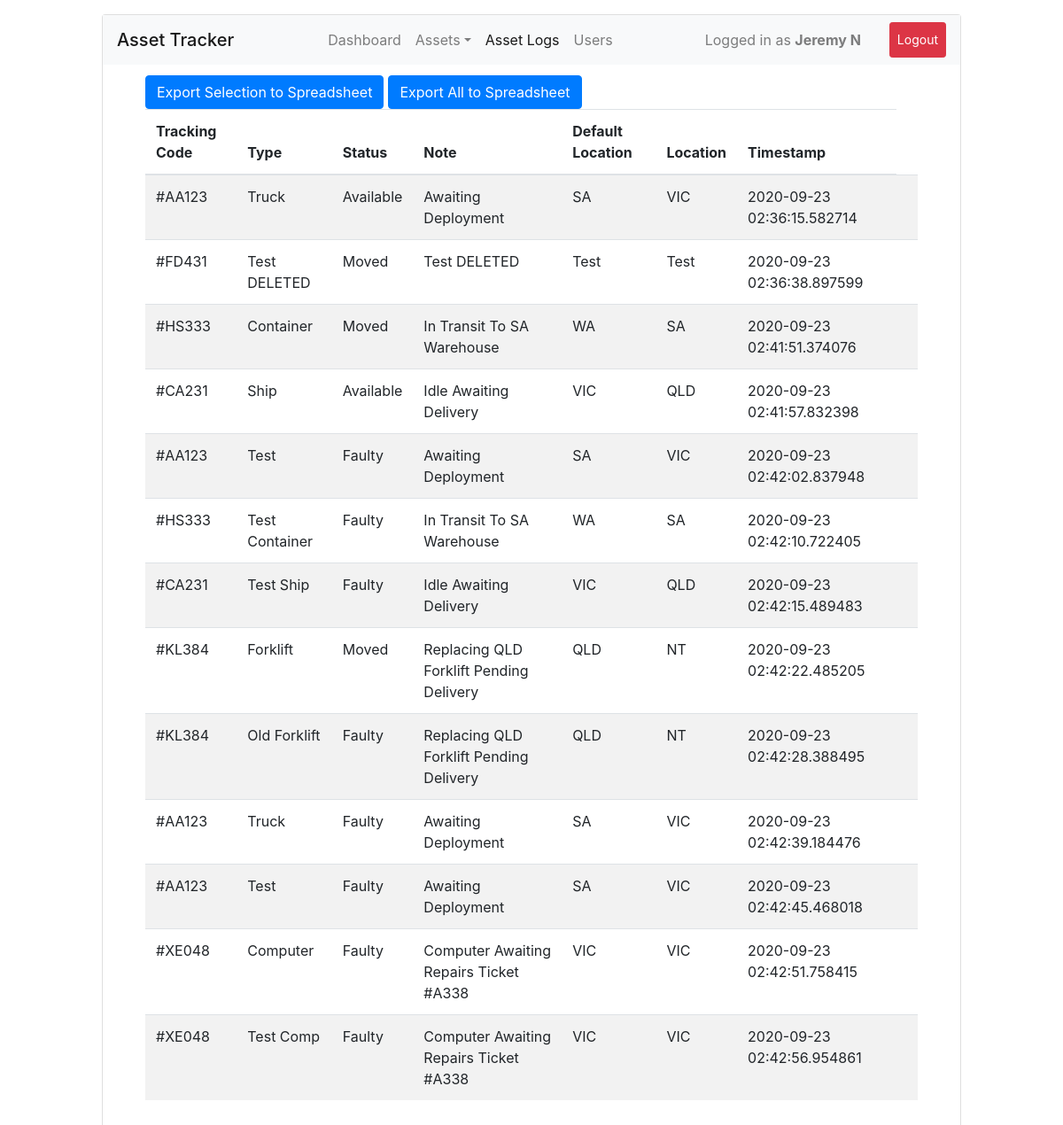
The app's page /logs (signed in) with its own data.
### db.py (models this page shows, shortened)
class User(db.Model):
	id = db.Column(db.Integer, primary_key=True)
	username = db.Column(db.String(50), unique=True, nullable=False)
	password = db.Column(db.String(120), nullable=False)
	name = db.Column(db.String(120), nullable=False)
	active = db.Column(db.Boolean, default=False)

class AssetStatusLog(db.Model):
	id = db.Column(db.Integer, primary_key=True)
	type = db.Column(db.String(50), nullable=False)
	ass_id = db.Column(db.String(20), db.ForeignKey('assets.tracking_code'), nullable=False)
	status = db.Column(db.String(255), nullable=False)
	note = db.Column(db.Text, nullable=False)
	location = db.Column(db.String(255), nullable=False)
	def_location = db.Column(db.String(255), nullable=False)
	timestamp = db.Column(db.DateTime,default=datetime.utcnow, nullable=False)

### ui.py (the view)
@ui.route('/logs', methods=['GET'])
@login_required
def ui_logs():
	return render_template('logs.html')

### ui.py (called while the page is built)
def login_required(func):
	@wraps(func)
	def wrapper(*args, **kwargs):
		uid = session.get('user')
		if not uid:
			return redirect(url_for('ui.ui_login'))
		u = User.query.filter_by(id=int(uid), active=True).first()
		if not u:
			return redirect(url_for('ui.ui_login'))
		g.user = u
		return func(*args, **kwargs)
	return wrapper

### templates/logs.html (shortened to what this page needs)
{% extends "main.html" %}
{% block content %}
<div class="card">
	<div class="card-block pb-1">
		<nav class="navbar navbar-expand navbar-light bg-light">
			<span class="navbar-brand mb-0 h1">Asset Tracker</span>
			<div class="collapse navbar-collapse justify-content-end">
				<div class="navbar-nav">
					<a class="nav-item nav-link" href="{{ url_for('ui.ui_index') }}">Dashboard</a>
					<div class="nav-item dropdown">
						<a class="nav-link dropdown-toggle" data-toggle="dropdown" href="#" role="button" aria-haspopup="true" aria-expanded="false">Assets</a>
                    </div>
                    <a class="nav-item nav-link active" href="{{ url_for('ui.ui_logs') }}">Asset Logs</a>
					<a class="nav-item nav-link" href="{{ url_for('ui.ui_users') }}">Users</a>
					<span class="px-5"></span>
					<div class="nav-item py-2 navbar-text">Logged in as <span class="font-weight-bold">{{ g.user.name }}</span></div>
					<span class="px-3"></span>
					<a class="nav-item btn btn-danger btn-sm py-2 text-white" href="{{ url_for('api.logout_user') }}">Logout</a>
				</div>
			</div>
		</nav>
	</div>
	<div class="card-block pt-2">
		<div class="row px-5">
			<div class="col-12">
				<table id="assetTable" class="table table-striped" width="100%">
					<thead>
						<tr>
							<th scope="col">Tracking Code</th>
							<th scope="col">Type</th>
							<th scope="col">Status</th>
							<th scope="col">Note</th>
							<th scope="col">Default Location</th>
                            <th scope="col">Location</th>
                            <th scope="col">Timestamp</th>
						</tr>
					</thead>
					<tbody>
						{% for a in get_asset_log() %}
							<tr style="text-transform: capitalize;">
								<td>#{{ a.id }}</td>
								<td>{{ a.type }}</td>
								<td>{{ a.status }}</td>
								<td>{{ a.note }}</td>
								<td>{{ a.def_location }}</td>
                                <td>{{ a.location }}</td>
                                <td>{{ a.timestamp }}</td>
								<td>{{ a.last_update }}</td>
							</tr>
						{% endfor %}
						<button type = "button" onclick="exportTableToCSV('Assets.csv')" class="btn btn-primary" id="btn-spreadsheet">Export Selection to Spreadsheet</button>
						<button type = "button" class="btn btn-primary" style="margin-left: 5px" id="btn-spreadsheet-all">Export All to Spreadsheet</button>
					</tbody>
				</table>
			</div>
		</div>
	</div>
	<div class="card-block">
		<div class="row">
			<div class="col-4 offset-4" id="alert"></div>
		</div>
	</div>
	<div class="card-block py-3"></div>
</div>
{% endblock %}

### records on screen
User: user.name "Jeremy N"
AssetStatusLog: id "AA123", type "Truck", status "Available", note "Awaiting Deployment", def_location "SA", location "VIC", timestamp "2020-09-23 02:36:15.582714"
AssetStatusLog: id "FD431", type "Test DELETED", status "Moved", note "Test DELETED", def_location "Test", location "Test", timestamp "2020-09-23 02:36:38.897599"
AssetStatusLog: id "HS333", type "Container", status "Moved", note "In Transit To SA Warehouse", def_location "WA", location "SA", timestamp "2020-09-23 02:41:51.374076"
AssetStatusLog: id "CA231", type "Ship", status "Available", note "Idle Awaiting Delivery", def_location "VIC", location "QLD", timestamp "2020-09-23 02:41:57.832398"
AssetStatusLog: id "AA123", type "Test", status "Faulty", note "Awaiting Deployment", def_location "SA", location "VIC", timestamp "2020-09-23 02:42:02.837948"
AssetStatusLog: id "HS333", type "Test Container", status "Faulty", note "In Transit To SA Warehouse", def_location "WA", location "SA", timestamp "2020-09-23 02:42:10.722405"
AssetStatusLog: id "CA231", type "Test Ship", status "Faulty", note "Idle Awaiting Delivery", def_location "VIC", location "QLD", timestamp "2020-09-23 02:42:15.489483"
AssetStatusLog: id "KL384", type "Forklift", status "Moved", note "Replacing QLD Forklift Pending Delivery", def_location "QLD", location "NT", timestamp "2020-09-23 02:42:22.485205"
AssetStatusLog: id "KL384", type "Old Forklift", status "Faulty", note "Replacing QLD Forklift Pending Delivery", def_location "QLD", location "NT", timestamp "2020-09-23 02:42:28.388495"
AssetStatusLog: id "AA123", type "Truck", status "Faulty", note "Awaiting Deployment", def_location "SA", location "VIC", timestamp "2020-09-23 02:42:39.184476"
AssetStatusLog: id "AA123", type "Test", status "Faulty", note "Awaiting Deployment", def_location "SA", location "VIC", timestamp "2020-09-23 02:42:45.468018"
AssetStatusLog: id "XE048", type "Computer", status "Faulty", note "Computer Awaiting Repairs Ticket #A338", def_location "VIC", location "VIC", timestamp "2020-09-23 02:42:51.758415"
AssetStatusLog: id "XE048", type "Test Comp", status "Faulty", note "Computer Awaiting Repairs Ticket #A338", def_location "VIC", location "VIC", timestamp "2020-09-23 02:42:56.954861"
